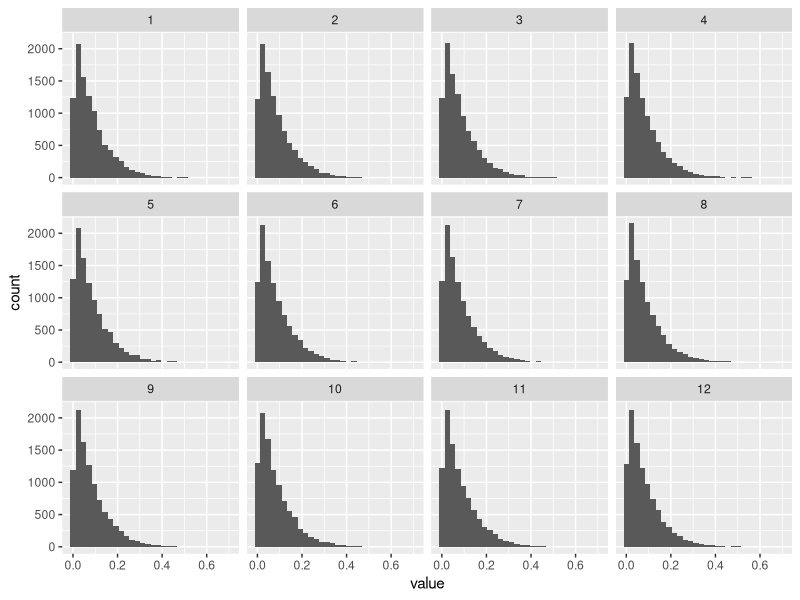

Write the R code that produced this figure.
library(ggplot2);
library(reshape2);

myreplies <- 10000L;
mysublines <- 12L;

mydat <- melt(replicate(myreplies, diff(sort(c(0, runif(mysublines-1L), 1)))));
png("tmp.png")
ggplot(mydat) + geom_histogram(aes(x=value)) + facet_wrap(~Var1)
dev.off()
